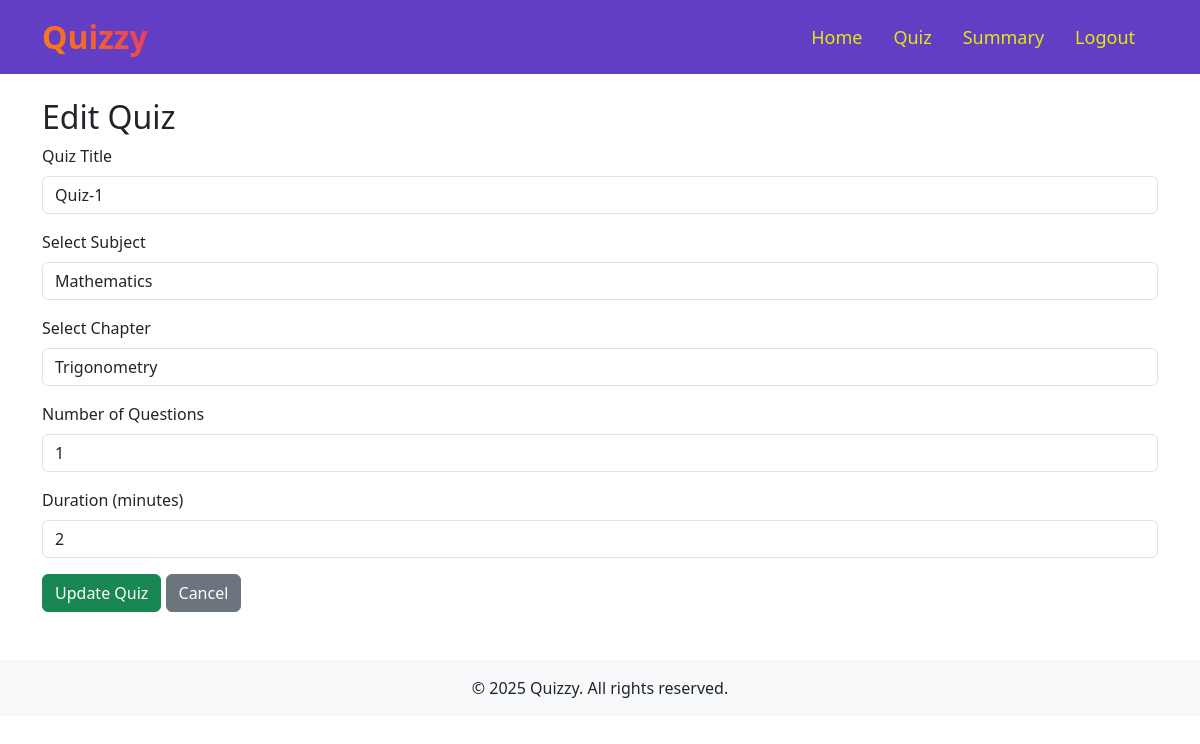
Screenshot of /edit_quiz/1 (signed in) with the database file from the repository.
### models.py (models this page shows)
class Quiz(db.Model):
    id = db.Column(db.Integer, primary_key=True)
    title = db.Column(db.String(200), nullable=False)  # Title of the quiz
    subject_id = db.Column(db.Integer, db.ForeignKey('subject.id'), nullable=False)  # Related subject
    chapter_id = db.Column(db.Integer, db.ForeignKey('chapter.id'), nullable=False)  # Related chapter
    num_questions = db.Column(db.Integer, nullable=False)  # Number of questions in the quiz
    duration = db.Column(db.Integer, nullable=False)  # Duration in minutes
    created_at = db.Column(db.DateTime, default=datetime.utcnow)  # Timestamp
    subject = db.relationship('Subject', backref='quizzes', lazy="joined")
    chapter = db.relationship('Chapter', backref='quizzes', lazy="joined")

class Subject(db.Model):
    id = db.Column(db.Integer, primary_key=True)
    sub_name = db.Column(db.String(100), nullable=False, unique=True)
    chapters = db.relationship('Chapter', backref='subject', lazy=True, cascade="all, delete-orphan")

class Chapter(db.Model):
    id = db.Column(db.Integer, primary_key=True)
    name = db.Column(db.String(100), nullable=False)
    subject_id = db.Column(db.Integer, db.ForeignKey('subject.id'), nullable=False)
    questions = db.relationship('Question', backref='chapter', lazy=True, cascade="all, delete-orphan")

### routes.py (the view, shortened to what this page needs)
@app.route('/edit_quiz/<int:quiz_id>', methods=['GET', 'POST'])
@admin_required
def edit_quiz(quiz_id):
    quiz = Quiz.query.get_or_404(quiz_id)
    subjects = Subject.query.all()
    return render_template('admin_side/edit_quiz.html', quiz=quiz, subjects=subjects)

### routes.py (called while the page is built)
def admin_required(func):
    @wraps(func)
    def inner(*args, **kwargs):
        if 'user_id' not in session:
            flash('Please login to continue', 'danger')
            return redirect(url_for('login'))
        user = User.query.get(session['user_id'])
        if not user:
            flash('User not found, please login again', 'danger')
            return redirect(url_for('login'))
        if not user.is_admin:  # Block normal user access
            flash('You are not authorized to access this page', 'danger')
            return redirect(url_for('home'))  # Redirect user to home
        return func(*args, **kwargs)
    return inner

### templates/admin_side/edit_quiz.html
{% extends 'admin_side/admin_dashboard.html' %}
{% block content %}
<div class="container mt-4">
    <h2>Edit Quiz</h2>
    <form action="{{ url_for('edit_quiz', quiz_id=quiz.id) }}" method="POST">
        <div class="mb-3">
            <label for="title" class="form-label">Quiz Title</label>
            <input type="text" class="form-control" id="title" name="title" value="{{ quiz.title }}" required>
        </div>
        <div class="mb-3">
            <label for="subject" class="form-label">Select Subject</label>
            <select class="form-control" id="subject" name="subject" required>
                {% for subject in subjects %}
                <option value="{{ subject.id }}" {% if subject.id == quiz.subject_id %}selected{% endif %}>
                    {{ subject.sub_name }}
                </option>
                {% endfor %}
            </select>
        </div>
        <div class="mb-3">
            <label for="chapter" class="form-label">Select Chapter</label>
            <select class="form-control" id="chapter" name="chapter" required>
                {% for chapter in quiz.subject.chapters %}
                <option value="{{ chapter.id }}" {% if chapter.id == quiz.chapter_id %}selected{% endif %}>
                    {{ chapter.name }}
                </option>
                {% endfor %}
            </select>
        </div>
        <div class="mb-3">
            <label for="num_questions" class="form-label">Number of Questions</label>
            <input type="number" class="form-control" id="num_questions" name="num_questions" value="{{ quiz.num_questions }}" required>
        </div>
        <div class="mb-3">
            <label for="duration" class="form-label">Duration (minutes)</label>
            <input type="number" class="form-control" id="duration" name="duration" value="{{ quiz.duration }}" required>
        </div>
        <button type="submit" class="btn btn-success">Update Quiz</button>
        <a href="{{ url_for('view_quizzes') }}" class="btn btn-secondary">Cancel</a>
    </form>
</div>
{% endblock %}

### templates/admin_side/nav1.html (style rules this page uses)
body { overflow-x: hidden; }

### rows the page displays
Quiz: title "Quiz-1", subject "Mathematics", chapter "Trigonometry", num_questions "1", duration "2"
